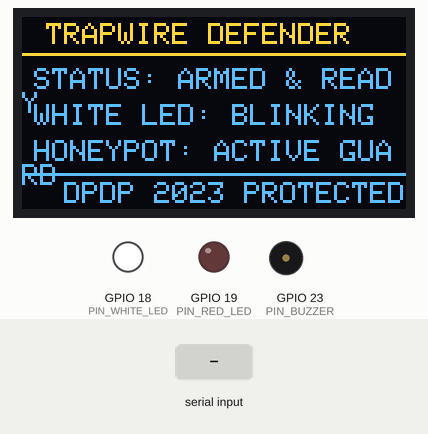
Simulated run of this sketch. Board: ESP32. Parts: 128×64 one-colour display, output pins drawn as LEDs (lit = HIGH), buzzer (waves = sounding). Dashed ring = blinking. The inputs (shaded band) are chosen by the test bench. The OLED is the two-colour kind (top 16 rows yellow); pins used as bus, display or sensor lines are not drawn; what the sketch prints to the serial monitor is not drawn.

Above: at 3.2 s.
3.3 s: "attack\n" received over Serial
At 3.6 s:
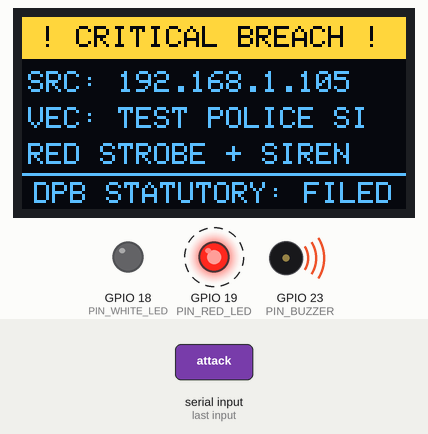
5.1 s: "reset\n" received over Serial
At 6.35 s:
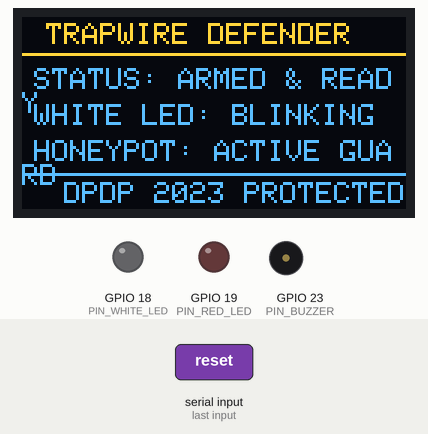
7.1 s: "test\n" received over Serial
At 7.28 s:
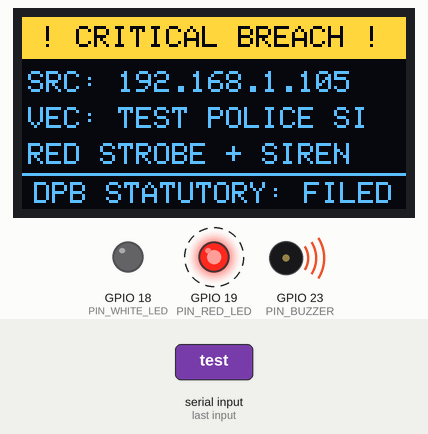
8.6 s: "standby\n" received over Serial
At 9.35 s:
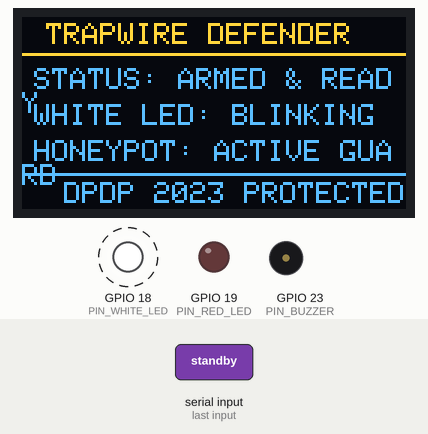
11.6 s: "siren\n" received over Serial
At 11.9 s:
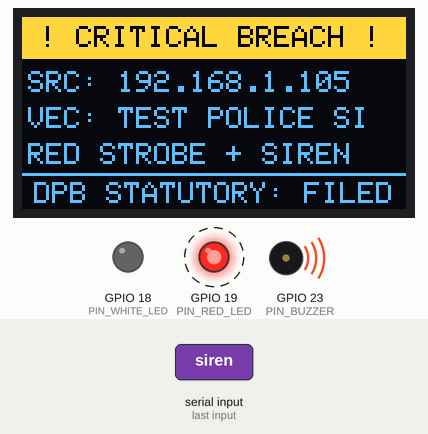
Timing chart, 0 to 14.5 s (numbered marks = the images above; inputs shaded):
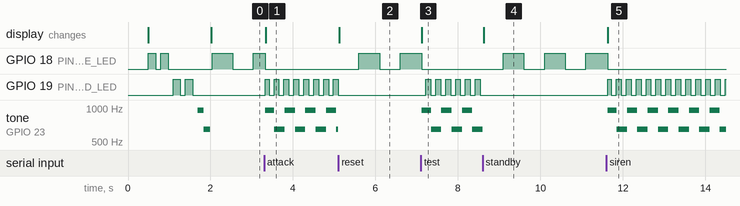

The sketch:

esp32_devkit_threat_siren.ino
```cpp
/*
 * =====================================================================================
 * TRAPWIRE — ESP32 DevKit V1 Physical Threat Siren & SOC Defense Node
 * =====================================================================================
 * Target Board:
 *   ESP32 Development Board (ESP32 DevKit V1 with Wi-Fi & Bluetooth, 30-pin or 36-pin)
 *
 * Operational Behavior:
 *   1. NORMAL STANDBY:
 *      - White LED: BLINKS rhythmically (500ms ON / 500ms OFF) to indicate system armed
 *      - Red LED:   OFF
 *      - Buzzer:    SILENT (completely OFF)
 *      - OLED:      Displays "TRAPWIRE DEFENDER - STATUS: ARMED & READY"
 *
 *   2. ATTACK TIME (Threat Intrusion Detected):
 *      - White LED: OFF
 *      - Red LED:   BLINKS rapidly (120ms emergency strobe)
 *      - Buzzer:    Produces authentic POLICE SIREN sound (960Hz / 650Hz dual-tone wail)
 *      - OLED:      Displays "! CRITICAL BREACH !" with Attacker IP, Attack Vector & DPB status
 *      - Auto-resets back to Standby after 9 seconds of inactivity
 *
 * Pin Connections on ESP32 DevKit V1:
 *   - OLED VCC         -> 3V3 (or VIN/5V if display stays dark due to onboard LDO dropout)
 *   - OLED GND         -> GND pin on ESP32
 *   - OLED SDA         -> GPIO 21 (Pin labeled D21)
 *   - OLED SCL         -> GPIO 22 (Pin labeled D22)
 *   - White LED (+)    -> GPIO 18 (Pin labeled D18) via 220Ω-330Ω resistor
 *   - White LED (-)    -> GND pin on ESP32
 *   - Red LED (+)      -> GPIO 19 (Pin labeled D19) via 220Ω-330Ω resistor
 *   - Red LED (-)      -> GND pin on ESP32
 *   - Buzzer (+)       -> GPIO 23 (Pin labeled D23)
 *   - Buzzer (-)       -> GND pin on ESP32
 *
 * Required Arduino Libraries (Install via Arduino IDE Library Manager):
 *   1. "Adafruit SSD1306" by Adafruit
 *   2. "Adafruit GFX Library" by Adafruit
 *   3. "ArduinoJson" (v6 or v7) by Benoit Blanchon
 *
 * Communication:
 *   115200 baud USB Serial connected to hardware/serial_bridge.py
 *   Manual serial commands supported: type "attack" or "test" to test; "reset" to standby.
 * =====================================================================================
 */

#include <Wire.h>
#include <Adafruit_GFX.h>
#include <Adafruit_SSD1306.h>
#include <ArduinoJson.h>

// -------------------------------------------------------------------------------------
// OLED Configuration (0.96" 128x64 I2C)
// -------------------------------------------------------------------------------------
#define SCREEN_WIDTH  128
#define SCREEN_HEIGHT 64
#define OLED_RESET     -1  // No dedicated reset pin on 4-pin I2C modules

#define I2C_SDA_PIN    21  // ESP32 hardware I2C SDA (D21)
#define I2C_SCL_PIN    22  // ESP32 hardware I2C SCL (D22)

Adafruit_SSD1306 display(SCREEN_WIDTH, SCREEN_HEIGHT, &Wire, OLED_RESET);
bool oledReady = false;
uint8_t detectedOledAddress = 0x3C;

// -------------------------------------------------------------------------------------
// GPIO Pin Assignments
// -------------------------------------------------------------------------------------
#define PIN_WHITE_LED  18  // GPIO 18 (D18) - Normal Guard Status (Blinks in Standby)
#define PIN_RED_LED    19  // GPIO 19 (D19) - Threat Alarm Strobe (Blinks during Attack)
#define PIN_BUZZER     23  // GPIO 23 (D23) - Warning Audio Siren (Police Siren on Attack)

// -------------------------------------------------------------------------------------
// Buzzer Polarity Configuration:
// - Standard raw buzzers and Active-HIGH modules: BUZZER_ACTIVE_LOW = false
// - If your buzzer module is inverted (sounds on LOW), change this to true!
// -------------------------------------------------------------------------------------
#define BUZZER_ACTIVE_LOW  false

#define BUZZER_ON_LEVEL    (BUZZER_ACTIVE_LOW ? LOW : HIGH)
#define BUZZER_OFF_LEVEL   (BUZZER_ACTIVE_LOW ? HIGH : LOW)

// -------------------------------------------------------------------------------------
// Operational States
// -------------------------------------------------------------------------------------
enum DefenseState {
  STATE_STANDBY,
  STATE_WARNING,
  STATE_CRITICAL
};

DefenseState currentState = STATE_STANDBY;
unsigned long lastThreatTime = 0;
const unsigned long ALARM_DURATION_MS = 9000; // Alarm active for 9s before auto-reset

String currentAttackerIp = "0.0.0.0";
String currentAttackType = "STANDBY";

// -------------------------------------------------------------------------------------
// Non-Blocking Timing Variables
// -------------------------------------------------------------------------------------
// 1. Normal Standby White LED Blink (500ms ON / 500ms OFF = 1Hz)
unsigned long lastWhiteBlinkToggle = 0;
bool whiteLedState = false;

// 2. Attack Time Red LED Fast Strobe (120ms ON / 120ms OFF)
unsigned long lastRedBlinkToggle = 0;
bool redLedState = false;

// 3. Attack Time Police Siren (Alternates 960Hz / 650Hz every 250ms)
unsigned long lastSirenToggle = 0;
bool sirenToneHigh = false;

// -------------------------------------------------------------------------------------
// Buzzer Functions: Police Siren & Silence
// -------------------------------------------------------------------------------------
void silenceBuzzer() {
  #if defined(ESP32)
  noTone(PIN_BUZZER);
  #endif
  digitalWrite(PIN_BUZZER, BUZZER_OFF_LEVEL);
}

void playPoliceSiren(unsigned long now) {
  // Police Siren: Alternates between High Tone (960 Hz) and Low Tone (650 Hz) every 250ms
  if (now - lastSirenToggle >= 250) {
    lastSirenToggle = now;
    sirenToneHigh = !sirenToneHigh;

    #if defined(ESP32)
    if (sirenToneHigh) {
      tone(PIN_BUZZER, 960);  // High pitch "WEE"
    } else {
      tone(PIN_BUZZER, 650);  // Low pitch "WOO"
    }
    #endif

    // For active buzzers: ensure pin is driven to active level
    digitalWrite(PIN_BUZZER, BUZZER_ON_LEVEL);
  }
}

// -------------------------------------------------------------------------------------
// I2C Hardware Bus Scanner
// Scans all 127 addresses to verify physical connection and address of OLED module
// -------------------------------------------------------------------------------------
uint8_t scanI2CAddress() {
  Serial.println(F("\n========================================================"));
  Serial.println(F("[I2C SCANNER] Probing I2C bus on SDA=GPIO21, SCL=GPIO22..."));
  Serial.println(F("========================================================"));

  uint8_t foundAddress = 0;
  int count = 0;

  for (uint8_t address = 1; address < 127; address++) {
    Wire.beginTransmission(address);
    uint8_t error = Wire.endTransmission();

    if (error == 0) {
      Serial.print(F("[I2C SCANNER] Found I2C device at address 0x"));
      if (address < 16) Serial.print("0");
      Serial.print(address, HEX);

      if (address == 0x3C || address == 0x3D) {
        Serial.println(F("  <-- MATCH: 0.96\" 128x64 OLED Display!"));
        foundAddress = address;
      } else {
        Serial.println(F("  <-- Other I2C Device"));
      }
      count++;
    } else if (error == 4) {
      Serial.print(F("[I2C ERROR] Unknown error at address 0x"));
      if (address < 16) Serial.print("0");
      Serial.println(address, HEX);
    }
  }

  if (count == 0) {
    Serial.println(F("[I2C WARNING] NO I2C DEVICES FOUND ON BUS!"));
    Serial.println(F("[TROUBLESHOOTING CHECKLIST]:"));
    Serial.println(F("  1. Check VCC wire: Must be connected to ESP32 3V3 (or VIN/5V)."));
    Serial.println(F("  2. Check GND wire: Must be connected to ESP32 GND."));
    Serial.println(F("  3. Check SDA wire: Must be connected to GPIO 21 (D21)."));
    Serial.println(F("  4. Check SCL wire: Must be connected to GPIO 22 (D22)."));
    Serial.println(F("  5. Check OLED pinout: Some modules are GND-VCC-SCL-SDA, others are VCC-GND-SCL-SDA."));
    Serial.println(F("========================================================\n"));
  } else {
    Serial.println(F("========================================================\n"));
  }

  return foundAddress;
}

// -------------------------------------------------------------------------------------
// Initialize OLED with charge pump overrides for maximum compatibility
// -------------------------------------------------------------------------------------
bool initOledDisplay(uint8_t addr) {
  if (!display.begin(SSD1306_SWITCHCAPVCC, addr, false, false)) {
    return false;
  }

  // Send hardware charge-pump & contrast activation commands:
  // SSD1306 internal charge pump on
  display.ssd1306_command(SSD1306_CHARGEPUMP);
  display.ssd1306_command(0x14);

  // SH1106 internal DC-DC converter fallback (harmless to SSD1306)
  display.ssd1306_command(0xAD);
  display.ssd1306_command(0x8B);

  // Set maximum contrast and turn display panel ON
  display.ssd1306_command(SSD1306_SETCONTRAST);
  display.ssd1306_command(0xFF);
  display.ssd1306_command(SSD1306_DISPLAYON);

  return true;
}

// -------------------------------------------------------------------------------------
// OLED Screens: Standby Guard & Threat Incident
// -------------------------------------------------------------------------------------
void drawStandbyScreen() {
  if (!oledReady) return;

  display.clearDisplay();
  display.setTextColor(SSD1306_WHITE);

  // Header Banner with line
  display.setTextSize(1);
  display.setCursor(8, 2);
  display.println(F("TRAPWIRE DEFENDER"));
  display.drawLine(0, 12, 127, 12, SSD1306_WHITE);

  // Status Details
  display.setCursor(4, 17);
  display.println(F("STATUS: ARMED & READY"));

  display.setCursor(4, 29);
  display.println(F("WHITE LED: BLINKING"));

  display.setCursor(4, 41);
  display.println(F("HONEYPOT: ACTIVE GUARD"));

  display.drawLine(0, 52, 127, 52, SSD1306_WHITE);
  display.setCursor(14, 55);
  display.println(F("DPDP 2023 PROTECTED"));

  display.display();
}

void drawThreatScreen(const String& level, const String& ip, const String& msg) {
  if (!oledReady) return;

  display.clearDisplay();
  display.setTextColor(SSD1306_WHITE);

  // Inverted header for maximum visual alert
  display.fillRect(0, 0, 128, 14, SSD1306_WHITE);
  display.setTextColor(SSD1306_BLACK, SSD1306_WHITE);
  display.setTextSize(1);
  display.setCursor(6, 3);
  if (level == "critical" || level == "emergency") {
    display.println(F("! CRITICAL BREACH !"));
  } else {
    display.println(F("! SUSPICIOUS PROBE !"));
  }

  // Incident Details
  display.setTextColor(SSD1306_WHITE);
  display.setCursor(2, 18);
  display.print(F("SRC: "));
  display.println(ip.length() > 0 ? ip : F("185.220.101.45"));

  display.setCursor(2, 30);
  display.print(F("VEC: "));
  String shortMsg = msg.substring(0, 14);
  display.println(shortMsg.length() > 0 ? shortMsg : F("EXPLOIT PROBE"));

  display.setCursor(2, 42);
  display.print(F("RED STROBE + SIREN"));

  display.drawLine(0, 52, 127, 52, SSD1306_WHITE);
  display.setCursor(4, 55);
  display.println(F("DPB STATUTORY: FILED"));

  display.display();
}

// -------------------------------------------------------------------------------------
// Setup Routine
// -------------------------------------------------------------------------------------
void setup() {
  Serial.begin(115200);
  delay(300);

  // Configure GPIO Pins
  pinMode(PIN_WHITE_LED, OUTPUT);
  pinMode(PIN_RED_LED, OUTPUT);
  pinMode(PIN_BUZZER, OUTPUT);

  // Initial state: Everything strictly OFF
  digitalWrite(PIN_WHITE_LED, LOW);
  digitalWrite(PIN_RED_LED, LOW);
  silenceBuzzer();

  // Configure ESP32 I2C pins with internal pull-ups enabled
  pinMode(I2C_SDA_PIN, INPUT_PULLUP);
  pinMode(I2C_SCL_PIN, INPUT_PULLUP);
  Wire.begin(I2C_SDA_PIN, I2C_SCL_PIN);
  Wire.setClock(100000); // 100 kHz standard mode for maximum noise tolerance
  delay(100);

  // 1. Run I2C Hardware Bus Scan
  uint8_t oledAddr = scanI2CAddress();
  if (oledAddr != 0) {
    detectedOledAddress = oledAddr;
  }

  // 2. Initialize OLED Display (tries detected address, then 0x3C, then 0x3D)
  if (initOledDisplay(detectedOledAddress)) {
    oledReady = true;
    Serial.print(F("[+] OLED initialized successfully at address 0x"));
    Serial.println(detectedOledAddress, HEX);
  } else if (initOledDisplay(0x3C)) {
    oledReady = true;
    detectedOledAddress = 0x3C;
    Serial.println(F("[+] OLED initialized successfully at fallback address 0x3C."));
  } else if (initOledDisplay(0x3D)) {
    oledReady = true;
    detectedOledAddress = 0x3D;
    Serial.println(F("[+] OLED initialized successfully at fallback address 0x3D."));
  } else {
    oledReady = false;
    Serial.println(F("[-] OLED display allocation failed. The system will continue with LEDs & buzzer."));
  }

  // =========================================================================
  // HARDWARE POWER-ON SELF-TEST (Verifies OLED, White LED, Red LED & Siren)
  // =========================================================================
  Serial.println(F("[SELF-TEST] Testing Hardware: White LED, Red LED & Police Siren..."));

  if (oledReady) {
    display.clearDisplay();
    display.drawRect(0, 0, 128, 64, SSD1306_WHITE); // Outer test border
    display.setTextSize(1);
    display.setTextColor(SSD1306_WHITE);
    display.setCursor(14, 10);
    display.println(F("TRAPWIRE DEFENSE"));
    display.setCursor(16, 24);
    display.println(F("0.96\" OLED: OK!"));
    display.setCursor(16, 36);
    display.print(F("I2C ADDR: 0x"));
    display.println(detectedOledAddress, HEX);
    display.setCursor(14, 48);
    display.println(F("HARDWARE ARMED"));
    display.display();
  }

  // Step 1: Blink White LED twice to confirm wiring & operation
  digitalWrite(PIN_WHITE_LED, HIGH);
  delay(180);
  digitalWrite(PIN_WHITE_LED, LOW);
  delay(120);
  digitalWrite(PIN_WHITE_LED, HIGH);
  delay(180);
  digitalWrite(PIN_WHITE_LED, LOW);
  delay(120);

  // Step 2: Blink Red LED twice to confirm wiring & operation
  digitalWrite(PIN_RED_LED, HIGH);
  delay(180);
  digitalWrite(PIN_RED_LED, LOW);
  delay(120);
  digitalWrite(PIN_RED_LED, HIGH);
  delay(180);
  digitalWrite(PIN_RED_LED, LOW);
  delay(120);

  // Step 3: Brief 300ms Police Siren chirp to confirm buzzer operation
  #if defined(ESP32)
  tone(PIN_BUZZER, 960);
  #endif
  digitalWrite(PIN_BUZZER, BUZZER_ON_LEVEL);
  delay(150);

  #if defined(ESP32)
  tone(PIN_BUZZER, 650);
  #endif
  delay(150);

  // Silence buzzer immediately after test!
  silenceBuzzer();

  // Enter Standby Mode
  currentState = STATE_STANDBY;
  digitalWrite(PIN_RED_LED, LOW);
  silenceBuzzer();
  drawStandbyScreen();

  Serial.println(F("[SELF-TEST] Complete. System is in NORMAL STANDBY mode."));
  Serial.println(F("[NOTE] In Standby: White LED blinks, Red LED is OFF, Buzzer is SILENT."));
  Serial.println(F("[TIP] Type 'attack' or 'test' in Serial Monitor to test Police Siren & Red LED!"));

  Serial.print(F("{\"node\":\"ESP32-DEVKIT-V1\",\"status\":\"ARMED\",\"baud\":115200,\"oled\":"));
  Serial.print(oledReady ? F("\"CONNECTED\"") : F("\"DISCONNECTED\""));
  Serial.print(F(",\"i2c_addr\":\"0x"));
  Serial.print(detectedOledAddress, HEX);
  Serial.println(F("\"}"));
}

// -------------------------------------------------------------------------------------
// JSON Threat Stream Parser
// -------------------------------------------------------------------------------------
void processIncomingThreatJson(const String& jsonStr) {
  StaticJsonDocument<512> doc;
  DeserializationError err = deserializeJson(doc, jsonStr);
  if (err) {
    return;
  }

  const char* levelStr = doc["level"] | "info";
  const char* messageStr = doc["message"] | "Threat event detected";
  const char* ipStr = doc["attacker_ip"] | "185.220.101.45";

  String lvl = String(levelStr);
  lvl.toLowerCase();

  if (lvl == "critical" || lvl == "emergency") {
    currentState = STATE_CRITICAL;
    lastThreatTime = millis();
    currentAttackerIp = String(ipStr);
    currentAttackType = String(messageStr);
    drawThreatScreen("critical", currentAttackerIp, currentAttackType);
    Serial.println(F("[ALARM ACTIVE] Critical attack! Red LED blinking & Police Siren sounding!"));
  } else if (lvl == "warning") {
    currentState = STATE_WARNING;
    lastThreatTime = millis();
    currentAttackerIp = String(ipStr);
    currentAttackType = String(messageStr);
    drawThreatScreen("warning", currentAttackerIp, currentAttackType);
    Serial.println(F("[ALARM ACTIVE] Warning probe! Red LED blinking & Police Siren sounding!"));
  }
}

// -------------------------------------------------------------------------------------
// Main Loop (Non-blocking timing)
// -------------------------------------------------------------------------------------
void loop() {
  unsigned long now = millis();

  // 1. Process USB Serial commands (from Python serial_bridge.py OR Arduino Serial Monitor)
  if (Serial.available()) {
    String line = Serial.readStringUntil('\n');
    line.trim();

    if (line.length() > 0) {
      if (line.equalsIgnoreCase("attack") || line.equalsIgnoreCase("test") || line.equalsIgnoreCase("siren")) {
        // Manual test command from user in Serial Monitor
        currentState = STATE_CRITICAL;
        lastThreatTime = now;
        currentAttackerIp = "192.168.1.105";
        currentAttackType = "TEST POLICE SIREN";
        drawThreatScreen("critical", currentAttackerIp, currentAttackType);
        Serial.println(F("[!] MANUAL TEST ENGAGED: Red LED blinking & Police Siren sounding for 9s!"));
      }
      else if (line.equalsIgnoreCase("reset") || line.equalsIgnoreCase("standby") || line.equalsIgnoreCase("stop")) {
        // Manual reset command
        currentState = STATE_STANDBY;
        digitalWrite(PIN_RED_LED, LOW);
        silenceBuzzer();
        drawStandbyScreen();
        Serial.println(F("[*] MANUAL RESET: Returned to Standby. White LED blinking."));
      }
      else {
        // Real-time JSON alert from serial_bridge.py
        processIncomingThreatJson(line);
      }
    }
  }

  // 2. Hardware Alarm State Machine
  if (currentState == STATE_CRITICAL || currentState == STATE_WARNING) {
    // -------------------------------------------------------------------------
    // ATTACK TIME:
    // - White LED: Strictly OFF
    // - Red LED:   Blinks rapidly (120ms emergency strobe)
    // - Buzzer:    Produces POLICE SIREN sound (alternating 960Hz / 650Hz)
    // -------------------------------------------------------------------------
    digitalWrite(PIN_WHITE_LED, LOW);

    // Red LED fast strobe
    if (now - lastRedBlinkToggle >= 120) {
      lastRedBlinkToggle = now;
      redLedState = !redLedState;
      digitalWrite(PIN_RED_LED, redLedState ? HIGH : LOW);
    }

    // Police Siren Sound
    playPoliceSiren(now);

    // Auto-Reset back to Normal Standby after alarm timeout (9 seconds)
    if (now - lastThreatTime > ALARM_DURATION_MS) {
      currentState = STATE_STANDBY;
      digitalWrite(PIN_RED_LED, LOW);
      silenceBuzzer();
      drawStandbyScreen();
      Serial.println(F("{\"event\":\"AUTO_RESET\",\"status\":\"STANDBY\"}"));
      Serial.println(F("[*] Attack ended. Returned to Standby mode (White LED blinking, Buzzer silent)."));
    }
  }
  else {
    // -------------------------------------------------------------------------
    // NORMAL TIME (STANDBY):
    // - Red LED:   Strictly OFF
    // - Buzzer:    Strictly SILENT (No sound)
    // - White LED: BLINKS rhythmically (500ms ON / 500ms OFF) to indicate system armed
    // -------------------------------------------------------------------------
    digitalWrite(PIN_RED_LED, LOW);
    silenceBuzzer();

    // White LED rhythmic blink (heartbeat of normal operation)
    if (now - lastWhiteBlinkToggle >= 500) {
      lastWhiteBlinkToggle = now;
      whiteLedState = !whiteLedState;
      digitalWrite(PIN_WHITE_LED, whiteLedState ? HIGH : LOW);
    }
  }
}
```

Measured:
- after the input at 3.3 s, GPIO 19 (PIN_RED_LED): alternates HIGH for 0.12 s and LOW for 0.12 s, starting at once; tone on GPIO 23 (PIN_BUZZER): alternates 960 Hz for 0.25 s and 650 Hz for 0.25 s, starting at once; the display: changes at once (image 1)
- after the input at 5.1 s, GPIO 18 (PIN_WHITE_LED): LOW → HIGH after 0.50 s, → LOW 0.50 s later, → HIGH 0.50 s later; GPIO 19 (PIN_RED_LED): goes on until 5.1 s, then stays LOW; the display: changes at once (image 2)
- after the input at 7.1 s, GPIO 18 (PIN_WHITE_LED): goes on until 7.1 s, then stays LOW; GPIO 19 (PIN_RED_LED): alternates HIGH for 0.12 s and LOW for 0.12 s, starting after 0.12 s; tone on GPIO 23 (PIN_BUZZER): alternates 960 Hz for 0.25 s and 650 Hz for 0.25 s, starting at once; the display: changes at once (image 3)
- after the input at 8.6 s, GPIO 18 (PIN_WHITE_LED): alternates HIGH for 0.50 s and LOW for 0.50 s, starting after 0.50 s; GPIO 19 (PIN_RED_LED): stops changing and stays LOW; the display: changes at once (image 4)
- after the input at 11.6 s, GPIO 18 (PIN_WHITE_LED): goes on until 11.6 s, then stays LOW; GPIO 19 (PIN_RED_LED): alternates HIGH for 0.12 s and LOW for 0.12 s, starting at once; tone on GPIO 23 (PIN_BUZZER): alternates 960 Hz for 0.25 s and 650 Hz for 0.25 s, starting at once; the display: changes at once (image 5)
